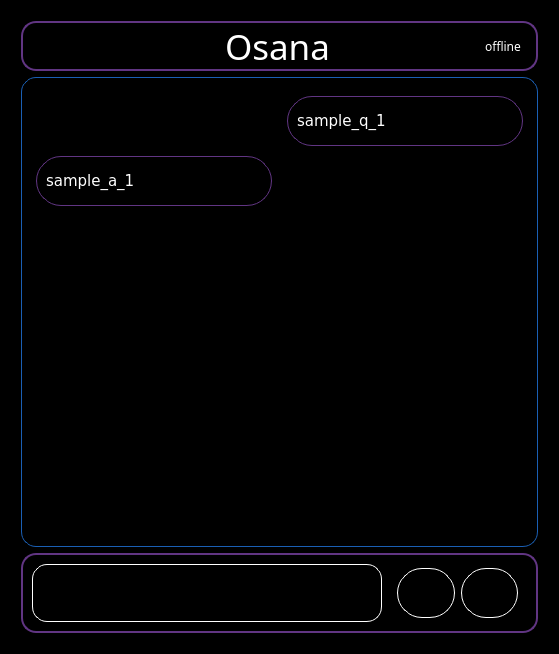
<?xml version="1.0" encoding="UTF-8"?>
<ui version="4.0">
 <class>Form</class>
 <widget class="QWidget" name="Form">
  <property name="geometry">
   <rect>
    <x>0</x>
    <y>0</y>
    <width>559</width>
    <height>650</height>
   </rect>
  </property>
  <property name="minimumSize">
   <size>
    <width>550</width>
    <height>0</height>
   </size>
  </property>
  <property name="maximumSize">
   <size>
    <width>16777215</width>
    <height>16777215</height>
   </size>
  </property>
  <property name="windowTitle">
   <string>Osana - Virtual Assistant</string>
  </property>
  <property name="styleSheet">
   <string notr="true">#Form{
	background-color: rgb(0, 0, 0);
}

#main_frame{	
	background-color: rgb(0, 0, 0);
	margin:0px;
	padding:0px;
}

#chat_area{
	margin:0px;
	padding:0px;
}</string>
  </property>
  <layout class="QGridLayout" name="gridLayout">
   <item row="0" column="0">
    <widget class="QFrame" name="main_frame">
     <property name="minimumSize">
      <size>
       <width>0</width>
       <height>0</height>
      </size>
     </property>
     <property name="frameShape">
      <enum>QFrame::StyledPanel</enum>
     </property>
     <property name="frameShadow">
      <enum>QFrame::Raised</enum>
     </property>
     <layout class="QVBoxLayout" name="verticalLayout">
      <item alignment="Qt::AlignTop">
       <widget class="QFrame" name="top_area">
        <property name="maximumSize">
         <size>
          <width>16777215</width>
          <height>50</height>
         </size>
        </property>
        <property name="styleSheet">
         <string notr="true">#top_area{
	border:2px solid rgb(97, 53, 131);
	border-radius:15px;
}</string>
        </property>
        <property name="frameShape">
         <enum>QFrame::StyledPanel</enum>
        </property>
        <property name="frameShadow">
         <enum>QFrame::Raised</enum>
        </property>
        <layout class="QHBoxLayout" name="horizontalLayout" stretch="0,1,0,1,0">
         <property name="leftMargin">
          <number>15</number>
         </property>
         <property name="topMargin">
          <number>8</number>
         </property>
         <property name="rightMargin">
          <number>15</number>
         </property>
         <property name="bottomMargin">
          <number>8</number>
         </property>
         <item>
          <widget class="QPushButton" name="logo_btn">
           <property name="toolTip">
            <string>&lt;html&gt;&lt;head/&gt;&lt;body&gt;&lt;p&gt;&lt;span style=&quot; color:#ffffff;&quot;&gt;Click to check App's Info&lt;/span&gt;&lt;/p&gt;&lt;/body&gt;&lt;/html&gt;</string>
           </property>
           <property name="styleSheet">
            <string notr="true">background-color: rgb(0, 0, 0);
border:none;</string>
           </property>
           <property name="text">
            <string/>
           </property>
           <property name="icon">
            <iconset resource="../images/resource.qrc">
             <normaloff>:/images/log.png</normaloff>:/images/log.png</iconset>
           </property>
           <property name="iconSize">
            <size>
             <width>28</width>
             <height>28</height>
            </size>
           </property>
           <property name="shortcut">
            <string>Ctrl+S</string>
           </property>
           <property name="checkable">
            <bool>false</bool>
           </property>
          </widget>
         </item>
         <item>
          <spacer name="horizontalSpacer_2">
           <property name="orientation">
            <enum>Qt::Horizontal</enum>
           </property>
           <property name="sizeType">
            <enum>QSizePolicy::Minimum</enum>
           </property>
           <property name="sizeHint" stdset="0">
            <size>
             <width>40</width>
             <height>20</height>
            </size>
           </property>
          </spacer>
         </item>
         <item>
          <widget class="QLabel" name="title_label">
           <property name="minimumSize">
            <size>
             <width>0</width>
             <height>0</height>
            </size>
           </property>
           <property name="font">
            <font>
             <family>Dyuthi</family>
             <pointsize>26</pointsize>
             <weight>50</weight>
             <bold>false</bold>
            </font>
           </property>
           <property name="styleSheet">
            <string notr="true">#title_label{
	color: rgb(255, 255, 255);
}</string>
           </property>
           <property name="text">
            <string>Osana</string>
           </property>
           <property name="alignment">
            <set>Qt::AlignCenter</set>
           </property>
          </widget>
         </item>
         <item>
          <spacer name="horizontalSpacer">
           <property name="orientation">
            <enum>Qt::Horizontal</enum>
           </property>
           <property name="sizeType">
            <enum>QSizePolicy::Minimum</enum>
           </property>
           <property name="sizeHint" stdset="0">
            <size>
             <width>40</width>
             <height>20</height>
            </size>
           </property>
          </spacer>
         </item>
         <item alignment="Qt::AlignRight">
          <widget class="QLabel" name="label">
           <property name="font">
            <font>
             <family>Bahnschrift Light</family>
            </font>
           </property>
           <property name="toolTip">
            <string>&lt;html&gt;&lt;head/&gt;&lt;body&gt;&lt;p&gt;&lt;span style=&quot; color:#000000;&quot;&gt;You are offline&lt;/span&gt;&lt;/p&gt;&lt;/body&gt;&lt;/html&gt;</string>
           </property>
           <property name="styleSheet">
            <string notr="true">color: rgb(255, 255, 255);</string>
           </property>
           <property name="text">
            <string>offline</string>
           </property>
          </widget>
         </item>
        </layout>
       </widget>
      </item>
      <item>
       <widget class="QFrame" name="chat_area_frame">
        <property name="minimumSize">
         <size>
          <width>0</width>
          <height>470</height>
         </size>
        </property>
        <property name="styleSheet">
         <string notr="true">#chat_area_frame{
	border:1px solid rgb(26, 95, 180);
	border-radius:15px;
}</string>
        </property>
        <property name="frameShape">
         <enum>QFrame::StyledPanel</enum>
        </property>
        <property name="frameShadow">
         <enum>QFrame::Raised</enum>
        </property>
        <layout class="QGridLayout" name="gridLayout_2">
         <item row="0" column="1">
          <widget class="QScrollArea" name="chat_area">
           <property name="styleSheet">
            <string notr="true">#chat_area{
	background-color: rgb(0, 0, 0);
	border:none;
}


 QScrollBar:vertical {
	border: none;
    background: rgb(45, 45, 68);
    width: 10px;
    margin: 15px 0 15px 0;
	border-radius: 2px;
 }

/*  HANDLE BAR VERTICAL */
QScrollBar::handle:vertical {	
	background-color: rgb(80, 80, 122);
	min-height: 30px;
	border-radius: 7px;
}
QScrollBar::handle:vertical:hover{	
	background-color: rgb(26, 95, 180);
}
QScrollBar::handle:vertical:pressed {	
	background-color: rgb(26, 95, 180);
}

/* BTN TOP - SCROLLBAR */
QScrollBar::sub-line:vertical {
	border: none;
	background-color: rgb(59, 59, 90);
	height: 15px;
	border-top-left-radius: 7px;
	border-top-right-radius: 7px;
	subcontrol-position: top;
	subcontrol-origin: margin;
}
QScrollBar::sub-line:vertical:hover {	
	background-color: rgb(255, 0, 127);
}
QScrollBar::sub-line:vertical:pressed {	
	background-color: rgb(185, 0, 92);
}

/* BTN BOTTOM - SCROLLBAR */
QScrollBar::add-line:vertical {
	border: none;
	background-color: rgb(59, 59, 90);
	height: 15px;
	border-bottom-left-radius: 7px;
	border-bottom-right-radius: 7px;
	subcontrol-position: bottom;
	subcontrol-origin: margin;
}
QScrollBar::add-line:vertical:hover {	
	background-color: rgb(255, 0, 127);
}
QScrollBar::add-line:vertical:pressed {	
	background-color: rgb(185, 0, 92);
}

/* RESET ARROW */
QScrollBar::up-arrow:vertical, QScrollBar::down-arrow:vertical {
	background: none;
}
QScrollBar::add-page:vertical, QScrollBar::sub-page:vertical {
	background: none;
}
</string>
           </property>
           <property name="verticalScrollBarPolicy">
            <enum>Qt::ScrollBarAsNeeded</enum>
           </property>
           <property name="horizontalScrollBarPolicy">
            <enum>Qt::ScrollBarAlwaysOff</enum>
           </property>
           <property name="widgetResizable">
            <bool>true</bool>
           </property>
           <widget class="QWidget" name="chat_area_content">
            <property name="geometry">
             <rect>
              <x>0</x>
              <y>0</y>
              <width>501</width>
              <height>450</height>
             </rect>
            </property>
            <property name="styleSheet">
             <string notr="true">#chat_area_content{
	background-color: rgb(0, 0, 0);
}

QFrame{
	border: 1px solid rgb(97, 53, 131);
	border-radius:25px;
}

QLabel{
	border:none;
	color: rgb(255, 255, 255);
}</string>
            </property>
            <layout class="QGridLayout" name="gridLayout_3">
             <property name="leftMargin">
              <number>5</number>
             </property>
             <property name="rightMargin">
              <number>5</number>
             </property>
             <property name="horizontalSpacing">
              <number>15</number>
             </property>
             <property name="verticalSpacing">
              <number>10</number>
             </property>
             <item row="0" column="1">
              <widget class="QFrame" name="frame_1">
               <property name="minimumSize">
                <size>
                 <width>210</width>
                 <height>50</height>
                </size>
               </property>
               <property name="maximumSize">
                <size>
                 <width>16777215</width>
                 <height>16777215</height>
                </size>
               </property>
               <property name="frameShape">
                <enum>QFrame::StyledPanel</enum>
               </property>
               <property name="frameShadow">
                <enum>QFrame::Raised</enum>
               </property>
               <layout class="QVBoxLayout" name="verticalLayout_3">
                <item>
                 <widget class="QLabel" name="label_1">
                  <property name="font">
                   <font>
                    <family>DejaVu Sans</family>
                    <pointsize>11</pointsize>
                   </font>
                  </property>
                  <property name="styleSheet">
                   <string notr="true"/>
                  </property>
                  <property name="text">
                   <string>&lt;html&gt;&lt;head/&gt;&lt;body&gt;&lt;p&gt;sample_q_1&lt;/p&gt;&lt;/body&gt;&lt;/html&gt;</string>
                  </property>
                  <property name="wordWrap">
                   <bool>true</bool>
                  </property>
                  <property name="margin">
                   <number>5</number>
                  </property>
                 </widget>
                </item>
               </layout>
              </widget>
             </item>
             <item row="2" column="0">
              <spacer name="verticalSpacer">
               <property name="orientation">
                <enum>Qt::Vertical</enum>
               </property>
               <property name="sizeType">
                <enum>QSizePolicy::Expanding</enum>
               </property>
               <property name="sizeHint" stdset="0">
                <size>
                 <width>20</width>
                 <height>40</height>
                </size>
               </property>
              </spacer>
             </item>
             <item row="1" column="0">
              <widget class="QFrame" name="frame_2">
               <property name="minimumSize">
                <size>
                 <width>210</width>
                 <height>50</height>
                </size>
               </property>
               <property name="maximumSize">
                <size>
                 <width>16777215</width>
                 <height>16777215</height>
                </size>
               </property>
               <property name="frameShape">
                <enum>QFrame::StyledPanel</enum>
               </property>
               <property name="frameShadow">
                <enum>QFrame::Raised</enum>
               </property>
               <layout class="QVBoxLayout" name="verticalLayout_4">
                <item>
                 <widget class="QLabel" name="label_2">
                  <property name="font">
                   <font>
                    <family>DejaVu Sans</family>
                    <pointsize>11</pointsize>
                   </font>
                  </property>
                  <property name="styleSheet">
                   <string notr="true"/>
                  </property>
                  <property name="text">
                   <string>&lt;html&gt;&lt;head/&gt;&lt;body&gt;&lt;p&gt;sample_a_1&lt;/p&gt;&lt;/body&gt;&lt;/html&gt;</string>
                  </property>
                  <property name="wordWrap">
                   <bool>true</bool>
                  </property>
                  <property name="margin">
                   <number>5</number>
                  </property>
                 </widget>
                </item>
               </layout>
              </widget>
             </item>
             <item row="2" column="1">
              <spacer name="verticalSpacer_2">
               <property name="orientation">
                <enum>Qt::Vertical</enum>
               </property>
               <property name="sizeHint" stdset="0">
                <size>
                 <width>20</width>
                 <height>40</height>
                </size>
               </property>
              </spacer>
             </item>
            </layout>
           </widget>
          </widget>
         </item>
        </layout>
       </widget>
      </item>
      <item alignment="Qt::AlignBottom">
       <widget class="QFrame" name="bottom_area">
        <property name="minimumSize">
         <size>
          <width>0</width>
          <height>80</height>
         </size>
        </property>
        <property name="maximumSize">
         <size>
          <width>16777215</width>
          <height>100</height>
         </size>
        </property>
        <property name="styleSheet">
         <string notr="true">#bottom_area{
	border:2px solid rgb(97, 53, 131);
	border-radius:15px;
}</string>
        </property>
        <property name="frameShape">
         <enum>QFrame::StyledPanel</enum>
        </property>
        <property name="frameShadow">
         <enum>QFrame::Raised</enum>
        </property>
        <layout class="QHBoxLayout" name="horizontalLayout_2" stretch="1,1">
         <item>
          <widget class="QTextEdit" name="user_input">
           <property name="minimumSize">
            <size>
             <width>350</width>
             <height>50</height>
            </size>
           </property>
           <property name="styleSheet">
            <string notr="true">#user_input{
	color: rgb(255, 255, 255);
	background-color: rgb(0, 0, 0);
	border:1px solid rgb(255,255,255);
	border-radius:15px;
	padding-top:5px;
	padding-left:7px;
	padding-bottom:5px;	
	padding-right:7px;
}

#user_input:focus{
	
	border-color: rgb(73, 168, 53);
}</string>
           </property>
           <property name="verticalScrollBarPolicy">
            <enum>Qt::ScrollBarAlwaysOff</enum>
           </property>
           <property name="horizontalScrollBarPolicy">
            <enum>Qt::ScrollBarAlwaysOff</enum>
           </property>
           <property name="html">
            <string>&lt;!DOCTYPE HTML PUBLIC &quot;-//W3C//DTD HTML 4.0//EN&quot; &quot;http://www.w3.org/TR/REC-html40/strict.dtd&quot;&gt;
&lt;html&gt;&lt;head&gt;&lt;meta name=&quot;qrichtext&quot; content=&quot;1&quot; /&gt;&lt;style type=&quot;text/css&quot;&gt;
p, li { white-space: pre-wrap; }
&lt;/style&gt;&lt;/head&gt;&lt;body style=&quot; font-family:'MS Shell Dlg 2'; font-size:8.25pt; font-weight:400; font-style:normal;&quot;&gt;
&lt;p style=&quot;-qt-paragraph-type:empty; margin-top:0px; margin-bottom:0px; margin-left:0px; margin-right:0px; -qt-block-indent:0; text-indent:0px; font-family:'SF Pro Display Bold'; font-size:11pt;&quot;&gt;&lt;br /&gt;&lt;/p&gt;&lt;/body&gt;&lt;/html&gt;</string>
           </property>
          </widget>
         </item>
         <item>
          <widget class="QFrame" name="buttons_frame">
           <property name="styleSheet">
            <string notr="true">#buttons_frame{
border:none;
}</string>
           </property>
           <property name="frameShape">
            <enum>QFrame::StyledPanel</enum>
           </property>
           <property name="frameShadow">
            <enum>QFrame::Raised</enum>
           </property>
           <layout class="QHBoxLayout" name="horizontalLayout_3">
            <property name="topMargin">
             <number>4</number>
            </property>
            <item>
             <widget class="QPushButton" name="mic_btn">
              <property name="sizePolicy">
               <sizepolicy hsizetype="Expanding" vsizetype="Expanding">
                <horstretch>0</horstretch>
                <verstretch>0</verstretch>
               </sizepolicy>
              </property>
              <property name="minimumSize">
               <size>
                <width>50</width>
                <height>50</height>
               </size>
              </property>
              <property name="maximumSize">
               <size>
                <width>80</width>
                <height>80</height>
               </size>
              </property>
              <property name="styleSheet">
               <string notr="true">#mic_btn{	
	color: rgb(255, 255, 255);
	background-color: rgb(0, 0, 0);
	border:1px solid rgb(255,255,255);
	border-radius:25px;
}

#mic_btn:hover{
	border-color: rgb(97, 53, 131);
}</string>
              </property>
              <property name="text">
               <string/>
              </property>
              <property name="icon">
               <iconset resource="../images/resource.qrc">
                <normaloff>:/images/mic.png</normaloff>:/images/mic.png</iconset>
              </property>
              <property name="iconSize">
               <size>
                <width>25</width>
                <height>25</height>
               </size>
              </property>
              <property name="shortcut">
               <string>M</string>
              </property>
             </widget>
            </item>
            <item>
             <widget class="QPushButton" name="send_btn">
              <property name="sizePolicy">
               <sizepolicy hsizetype="Expanding" vsizetype="Expanding">
                <horstretch>0</horstretch>
                <verstretch>0</verstretch>
               </sizepolicy>
              </property>
              <property name="minimumSize">
               <size>
                <width>50</width>
                <height>50</height>
               </size>
              </property>
              <property name="maximumSize">
               <size>
                <width>80</width>
                <height>80</height>
               </size>
              </property>
              <property name="styleSheet">
               <string notr="true">#send_btn{	
	color: rgb(255, 255, 255);
	background-color: rgb(0, 0, 0);
	border:1px solid rgb(255,255,255);
	border-radius:25px;
}
#send_btn:hover{
	border-color: rgb(97, 53, 131);
}</string>
              </property>
              <property name="text">
               <string/>
              </property>
              <property name="icon">
               <iconset resource="../images/resource.qrc">
                <normaloff>:/images/send.png</normaloff>:/images/send.png</iconset>
              </property>
              <property name="iconSize">
               <size>
                <width>25</width>
                <height>25</height>
               </size>
              </property>
              <property name="shortcut">
               <string>Return</string>
              </property>
             </widget>
            </item>
           </layout>
          </widget>
         </item>
        </layout>
       </widget>
      </item>
     </layout>
    </widget>
   </item>
  </layout>
 </widget>
 <resources>
  <include location="../images/resource.qrc"/>
 </resources>
 <connections/>
</ui>
